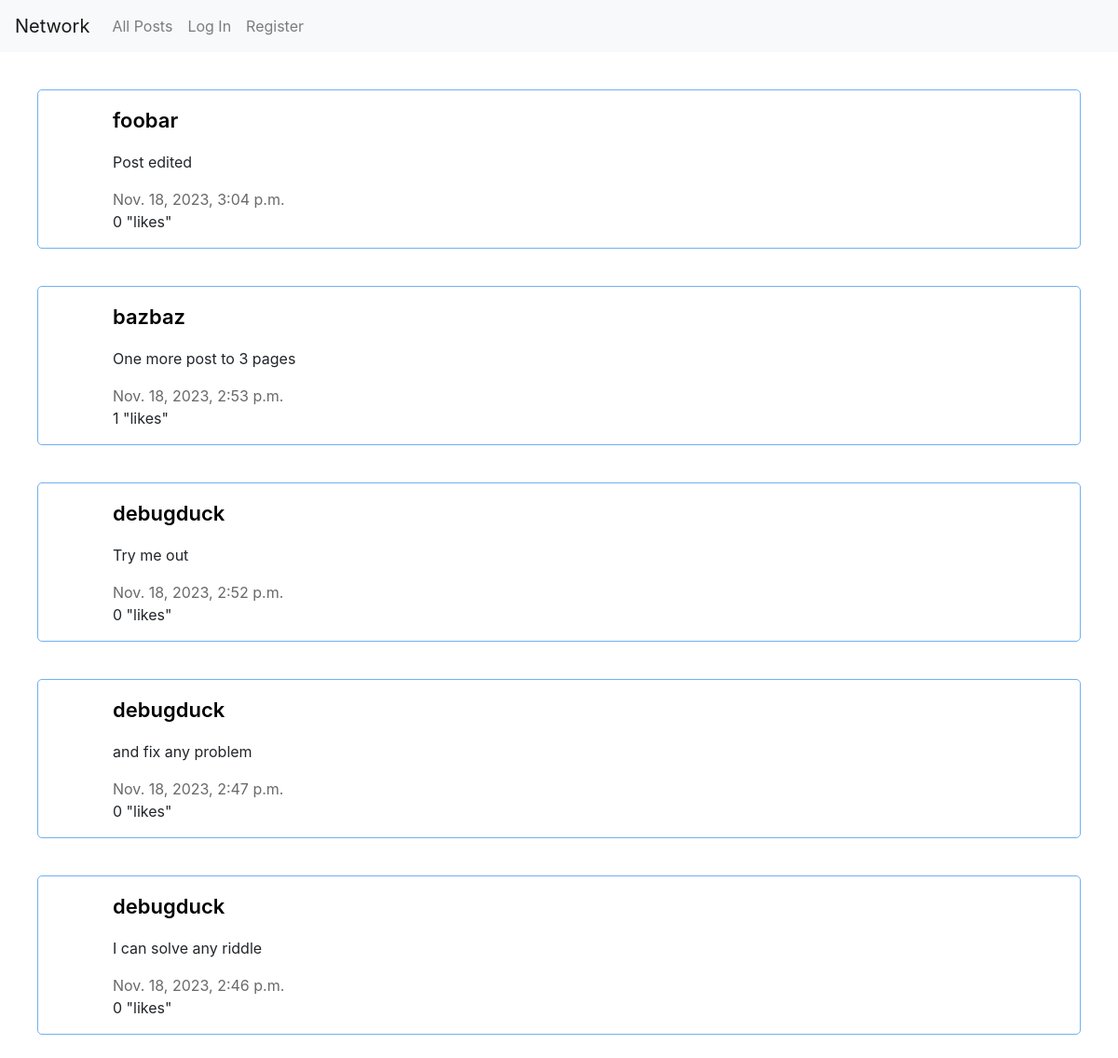
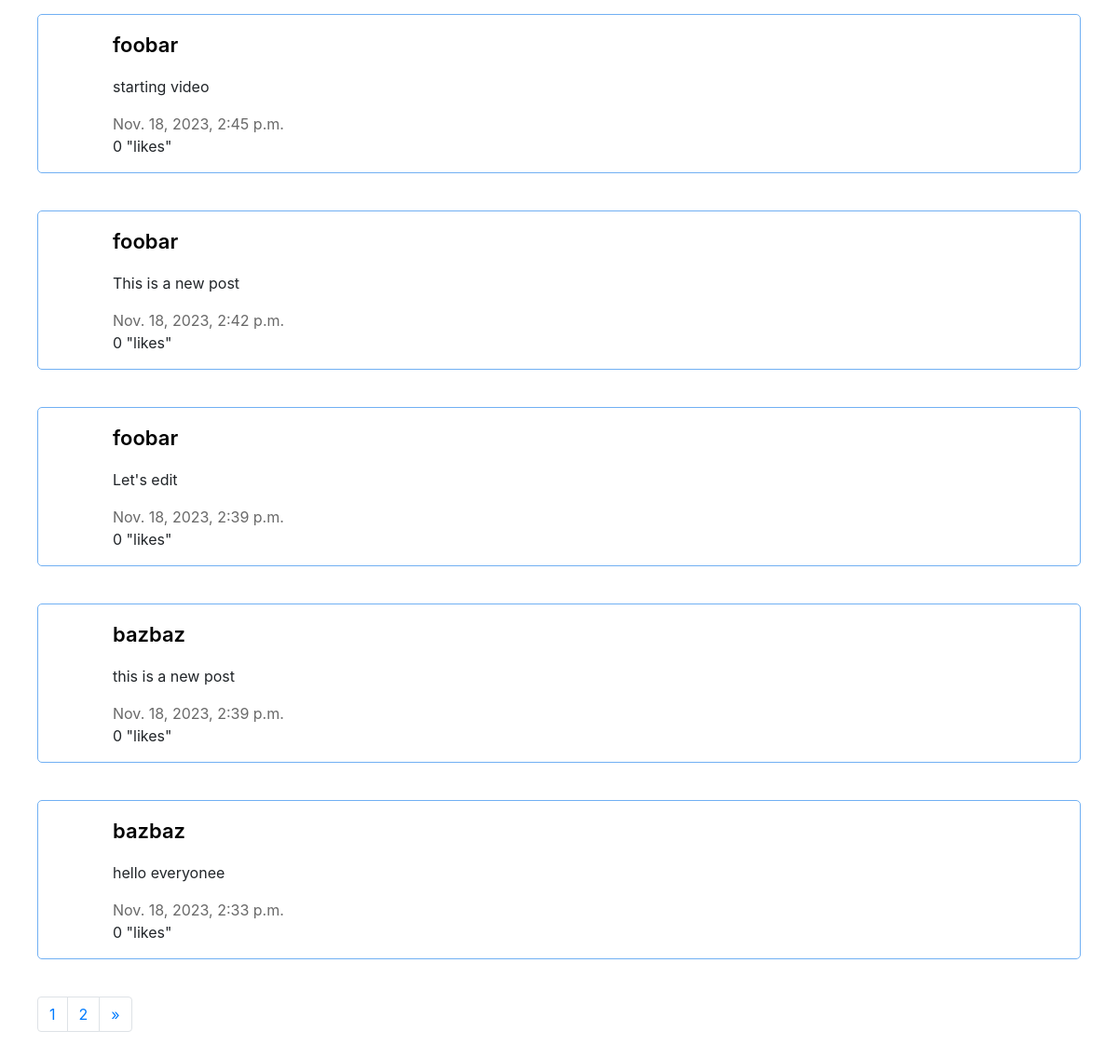
The page / on the database its author committed (2 pictures, top to bottom).
### network/models.py (models this page shows, shortened)
class Post(models.Model):
    poster = models.ForeignKey(User, on_delete=models.CASCADE, related_name="post")
    content = models.TextField()
    timestamp = models.DateTimeField()

class User(AbstractUser):
    pass

### network/views.py (the view)
# urls.py: path("", views.index, name="index"),
def index(request):
    post_list = Post.objects.all()
    post_list = post_list.order_by("-timestamp").all()
    paginator = Paginator(post_list,10)
    page_number = request.GET.get('page')
    post_list = paginator.get_page(page_number)
    liked = []
    if request.user.is_authenticated:
        user_likes = Like.objects.filter(liker=request.user)
        liked = Post.objects.filter(likes__in=user_likes)
    return render(request, "network/index.html",{"post_list":post_list,"liked":liked})

### network/templates/network/index.html (shortened to what this page needs)
{% extends "network/layout.html" %}
{% load static %}
{% block body %}
    <div id="main-page">
        <div id="all-posts">
            {% for post in post_list %}
                <div class="post">
                  <div class="poster-name-div">
                    <a href="{% url 'profile' post.poster_id %}" class="poster-name">{{ post.poster }}</a>
                  </div>
                    <div class="content" id="{{ post.id }}-content">{{ post.content }}</div>
                    <div class="tmstmp">{{ post.timestamp }}</div>
                    <div class="likes-count">
                      <span id="{{ post.id }}-likes">{{ post.likes.count }}</span>
                      <span>"likes"</span>
                    </div>
                </div>
            {% endfor %}
        </div>
    </div>
    <nav class="navigation" aria-label="Page navigation">
        <ul class="pagination">
        {% if post_list.paginator.num_pages <= 3 %}
            {% for page in post_list.paginator.page_range %}
                <li class="page-item"><a class="page-link" href="?page={{ page }}">{{ page }}</a></li>
            {% endfor %}
        {% endif %}
        {% if post_list.has_next %}
            <li class="page-item">
            <a class="page-link" href="?page={{ post_list.next_page_number }}" aria-label="Next">
              <span aria-hidden="true">&raquo;</span>
            </a>
          </li>
        {% endif %}
        </ul>
      </nav>
{% endblock %}

### network/static/network/styles.css (style rules this page uses)
.post { border: 1px solid rgb(113, 176, 243); border-radius: 5px; padding-left: 10vh; padding-right: 10vh; padding-top:2vh; padding-bottom:2vh; margin:5vh; }
.poster-name { color:black; font-weight:600; font-size:22px; }
.poster-name-div { margin-bottom:2vh; }
.tmstmp { color:dimgrey; }
.likes-count { display:inline; }
.content { margin-bottom: 2vh; margin-top: 1vh; }
.navigation { margin:5vh; }

### rows shown on the page
Post: poster "foobar", content "Post edited", timestamp "Nov. 18, 2023, 3:04 p.m.", likes.count "0"
Post: poster "bazbaz", content "One more post to 3 pages", timestamp "Nov. 18, 2023, 2:53 p.m.", likes.count "1"
Post: poster "debugduck", content "Try me out", timestamp "Nov. 18, 2023, 2:52 p.m.", likes.count "0"
Post: poster "debugduck", content "and fix any problem", timestamp "Nov. 18, 2023, 2:47 p.m.", likes.count "0"
Post: poster "debugduck", content "I can solve any riddle", timestamp "Nov. 18, 2023, 2:46 p.m.", likes.count "0"
Post: poster "foobar", content "starting video", timestamp "Nov. 18, 2023, 2:45 p.m.", likes.count "0"
Post: poster "foobar", content "This is a new post", timestamp "Nov. 18, 2023, 2:42 p.m.", likes.count "0"
Post: poster "foobar", content "Let's edit", timestamp "Nov. 18, 2023, 2:39 p.m.", likes.count "0"
Post: poster "bazbaz", content "this is a new post", timestamp "Nov. 18, 2023, 2:39 p.m.", likes.count "0"
Post: poster "bazbaz", content "hello everyonee", timestamp "Nov. 18, 2023, 2:33 p.m.", likes.count "0"

### other values the page prints
{{ page }} "1" "2"
